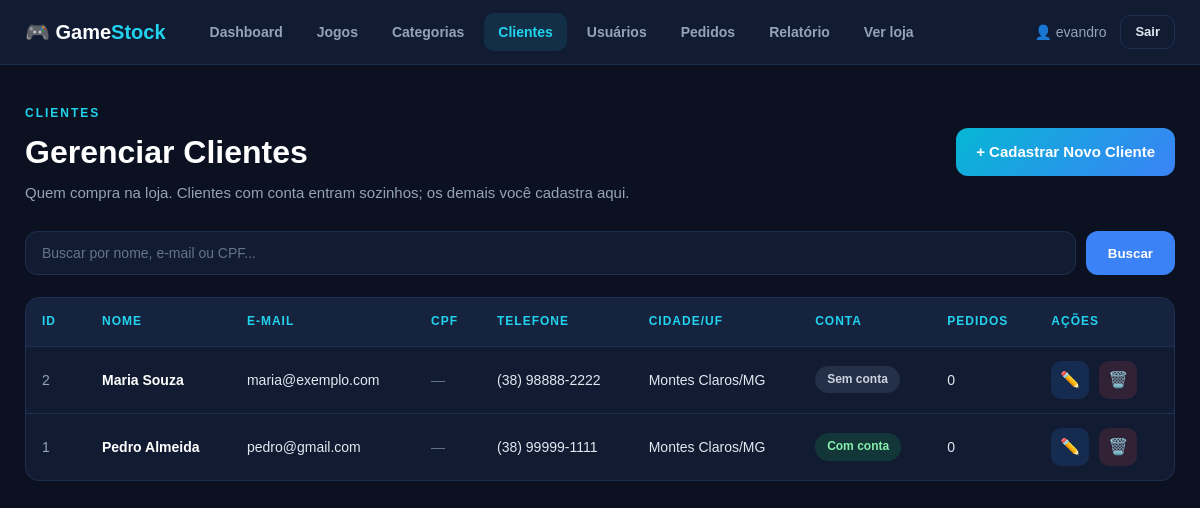
The page /admin/views/ver_clientes.php (signed in) on the database its author committed.
### tables this page shows
CREATE TABLE clientes (
    id INT AUTO_INCREMENT PRIMARY KEY,
    usuario_id INT NULL UNIQUE,
    nome VARCHAR(100) NOT NULL,
    email VARCHAR(150) NOT NULL UNIQUE,
    cpf VARCHAR(11) NULL UNIQUE,
    telefone VARCHAR(20) NULL,
    cep VARCHAR(9) NULL,
    endereco VARCHAR(200) NULL,
    cidade VARCHAR(80) NULL,
    estado CHAR(2) NULL,
    created_at TIMESTAMP DEFAULT CURRENT_TIMESTAMP,
    updated_at TIMESTAMP DEFAULT CURRENT_TIMESTAMP ON UPDATE CURRENT_TIMESTAMP,
    FOREIGN KEY (usuario_id) REFERENCES usuarios(id) ON DELETE SET NULL
);

### admin/config/conexao.php (called while the page is built, shortened)
<?php
class Conexao
{
    private static ?PDO $instancia = null;
    public static function getInstance(): PDO
    {
        if (self::$instancia === null) {
            try {
                self::$instancia = new PDO(
                    'mysql:host=' . self::HOST . ';dbname=' . self::BANCO . ';charset=utf8mb4',
                    self::USUARIO,
                    self::SENHA,
                    [
                        PDO::ATTR_ERRMODE            => PDO::ERRMODE_EXCEPTION,
                        PDO::ATTR_DEFAULT_FETCH_MODE => PDO::FETCH_ASSOC,
                    ]
                );
            } catch (PDOException $e) {
                http_response_code(500);
                exit('Erro! Não foi possível conectar ao banco. Importe o arquivo database.sql e confira o admin/config/conexao.php. Detalhe: '
                    . htmlspecialchars($e->getMessage(), ENT_QUOTES, 'UTF-8'));
            }
        }
        return self::$instancia;
    }
}
function e($valor): string
{
    return htmlspecialchars((string)$valor, ENT_QUOTES, 'UTF-8');
}
function usuario_logado(): ?array
{
    return $_SESSION['usuario'] ?? null;
}

### admin/models/clientes.php (called while the page is built, shortened)
<?php
require_once __DIR__ . '/../config/conexao.php';
class Cliente
{
    private $pdo;
    public function __construct()
    {
        $this->pdo = Conexao::getInstance();
    }
    public function listar(): array
    {
        return $this->pdo->query(
            "SELECT c.*, (SELECT COUNT(*) FROM pedidos p WHERE p.cliente_id = c.id) AS total_pedidos
             FROM clientes c
             ORDER BY c.nome ASC"
        )->fetchAll();
    }
}

### admin/views/ver_clientes.php (the view, shortened to what this page needs)
<?php
require_once __DIR__ . '/../models/clientes.php';
$model    = new Cliente();
$busca    = trim($_GET['buscar'] ?? '');
$clientes = $busca !== '' ? $model->buscar($busca) : $model->listar();
?>
<!DOCTYPE html>
<html lang="pt-br">
<head>
    <link rel="stylesheet" href="../public/css/style.css">
</head>
<body>
<header class="topbar">
    <div class="topbar-inner">
        <a class="brand" href="dashboard.php">🎮 Game<span>Stock</span></a>
        <nav class="nav">
            <a href="dashboard.php" class="">Dashboard</a>
            <a href="gerenciar_games.php" class="">Jogos</a>
            <a href="ver_categorias.php" class="">Categorias</a>
            <a href="ver_clientes.php" class="active">Clientes</a>
            <a href="ver_usuarios.php" class="">Usuários</a>
            <a href="ver_pedidos.php" class="">Pedidos</a>
            <a href="relatorio_vendas.php" class="">Relatório</a>
            <a href="../../loja/views/loja.php">Ver loja</a>
        </nav>
        <div class="topbar-user">
            <span>👤 <?= e(usuario_logado()['nome']) ?></span>
            <a href="../controllers/logout.php" class="btn-ghost">Sair</a>
        </div>
    </div>
</header>
<div class="page-container">
    <div class="page-header">
        <div>
            <span class="page-tag">CLIENTES</span>
            <h1>Gerenciar Clientes</h1>
            <p>Quem compra na loja. Clientes com conta entram sozinhos; os demais você cadastra aqui.</p>
        </div>
        <a href="cadastrar_cliente.php" class="btn-primary">+ Cadastrar Novo Cliente</a>
    </div>
    <div class="search-box">
        <form method="GET" action="">
            <input type="text" name="buscar" placeholder="Buscar por nome, e-mail ou CPF..." value="<?= e($busca) ?>">
            <button type="submit" class="btn-search">Buscar</button>
        </form>
    </div>
    <div class="table-container">
        <table>
            <thead>
                <tr>
                    <th>ID</th>
                    <th>Nome</th>
                    <th>E-mail</th>
                    <th>CPF</th>
                    <th>Telefone</th>
                    <th>Cidade/UF</th>
                    <th>Conta</th>
                    <th>Pedidos</th>
                    <th>Ações</th>
                </tr>
            </thead>
            <tbody>
            <?php if ($clientes): ?>
                <?php foreach ($clientes as $c): ?>
                    <tr>
                        <td class="id-column"><?= (int)$c['id'] ?></td>
                        <td class="game-title"><?= e($c['nome']) ?></td>
                        <td><?= e($c['email']) ?></td>
                        <td><?= $c['cpf'] ? e(Cliente::formatarCpf($c['cpf'])) : '<span class="no-image">—</span>' ?></td>
                        <td><?= $c['telefone'] ? e($c['telefone']) : '<span class="no-image">—</span>' ?></td>
                        <td><?= $c['cidade'] ? e($c['cidade'] . ($c['estado'] ? '/' . $c['estado'] : '')) : '<span class="no-image">—</span>' ?></td>
                        <td>
                            <?php if ($c['usuario_id'] !== null): ?>
                                <span class="badge badge-sim">Com conta</span>
                            <?php else: ?>
                                <span class="badge badge-nao">Sem conta</span>
                            <?php endif; ?>
                        </td>
                        <td><?= (int)$c['total_pedidos'] ?></td>
                        <td class="actions">
                            <a href="editar_cliente.php?id=<?= (int)$c['id'] ?>" class="action-edit" title="Editar cliente">✏️</a>
                            <?php if ((int)$c['total_pedidos'] === 0): ?>
                                <button type="button" class="action-delete" title="Excluir cliente"
                                        data-excluir data-id="<?= (int)$c['id'] ?>" data-nome="<?= e($c['nome']) ?>">🗑️</button>
                            <?php else: ?>
                                <span class="action-lock" title="Possui pedidos: não pode ser excluído">🔒</span>
                            <?php endif; ?>
                        </td>
                    </tr>
                <?php endforeach; ?>
            <?php else: ?>
                <tr><td colspan="9" class="empty-message">Nenhum cliente encontrado.</td></tr>
            <?php endif; ?>
            </tbody>
        </table>
    </div>
</div>
</body>
</html>

### admin/public/css/style.css (style rules this page uses)
:root { --bg: #0b1120; --painel: #111c33; --painel-2: #16233f; --borda: #1f2f4f; --texto: #e2e8f0; --texto-suave: #94a3b8; --ciano: #22d3ee; --azul: #3b82f6; --verde: #22c55e; --amarelo: #f59e0b; --vermelho: #ef4444; --raio: 14px; }
* { margin: 0; padding: 0; box-sizing: border-box; }
body { font-family: Arial, Helvetica, sans-serif; background: var(--bg); color: var(--texto); min-height: 100vh; line-height: 1.45; }
a { color: inherit; }
.page-container { width: 100%; max-width: 1400px; margin: 0 auto; padding: 35px 25px 60px; }
.topbar { background: var(--painel); border-bottom: 1px solid var(--borda); position: sticky; top: 0; z-index: 20; }
.topbar-inner { max-width: 1400px; margin: 0 auto; padding: 0 25px; height: 64px; display: flex; align-items: center; gap: 30px; }
.brand { font-size: 20px; font-weight: bold; color: #fff; text-decoration: none; white-space: nowrap; }
.brand span { color: var(--ciano); }
.nav { display: flex; gap: 6px; flex: 1; }
.nav a { text-decoration: none; color: var(--texto-suave); padding: 9px 14px; border-radius: 10px; font-size: 14px; font-weight: bold; transition: .2s; }
.nav a.active { color: var(--ciano); background: rgba(34, 211, 238, .1); }
.topbar-user { display: flex; align-items: center; gap: 14px; font-size: 14px; color: var(--texto-suave); white-space: nowrap; }
.btn-ghost { text-decoration: none; border: 1px solid var(--borda); padding: 7px 14px; border-radius: 10px; color: var(--texto); font-size: 13px; font-weight: bold; transition: .2s; }
.page-header { display: flex; align-items: center; justify-content: space-between; gap: 30px; margin-bottom: 28px; }
.page-header h1 { color: #fff; font-size: 32px; margin: 6px 0; }
.page-header p { color: var(--texto-suave); font-size: 15px; }
.page-tag { color: var(--ciano); font-size: 12px; font-weight: bold; letter-spacing: 2px; }
.btn-primary { display: inline-block; background: linear-gradient(135deg, #06b6d4, #3b82f6); color: #fff; text-decoration: none; border: none; cursor: pointer; font-size: 15px; font-weight: bold; padding: 13px 20px; border-radius: 12px; transition: .25s; white-space: nowrap; }
.search-box { margin-bottom: 22px; }
.search-box form { display: flex; gap: 10px; flex-wrap: wrap; }
.search-box input, .search-box select { background: var(--painel); border: 1px solid var(--borda); color: var(--texto); padding: 13px 16px; border-radius: 12px; font-size: 14px; outline: none; transition: .2s; }
.search-box input { flex: 1; min-width: 220px; }
.search-box input::placeholder { color: #64748b; }
.btn-search { background: var(--azul); color: #fff; border: none; padding: 13px 22px; border-radius: 12px; font-weight: bold; cursor: pointer; transition: .2s; }
.table-container { background: var(--painel); border: 1px solid var(--borda); border-radius: var(--raio); overflow-x: auto; }
table { width: 100%; border-collapse: collapse; }
thead { background: var(--painel-2); }
th { text-align: left; padding: 15px 16px; font-size: 12px; letter-spacing: 1px; text-transform: uppercase; color: var(--ciano); white-space: nowrap; }
td { padding: 14px 16px; border-top: 1px solid var(--borda); font-size: 14px; vertical-align: middle; }
tbody tr { transition: background .2s; }
.id-column { color: var(--texto-suave); width: 60px; }
.game-title { font-weight: bold; color: #fff; }
.no-image { color: #64748b; }
.badge { display: inline-block; padding: 5px 12px; border-radius: 999px; font-size: 12px; font-weight: bold; }
.actions { white-space: nowrap; }
.actions a, .actions button { display: inline-flex; align-items: center; justify-content: center; width: 38px; height: 38px; border-radius: 10px; border: none; cursor: pointer; text-decoration: none; font-size: 16px; margin-right: 6px; transition: .2s; }
.action-edit { background: rgba(59, 130, 246, .15); }
.action-delete { background: rgba(239, 68, 68, .15); }
.badge-sim { background: rgba(34, 197, 94, .15); color: #86efac; }
.badge-nao { background: rgba(148, 163, 184, .15); color: #cbd5e1; }

### rows shown on the page
clientes: id "2", nome "Maria Souza", email "maria@exemplo.com", telefone "(38) 98888-2222", cidade+estado "Montes Claros/MG", shows "Sem conta", total_pedidos "0"
clientes: id "1", nome "Pedro Almeida", email "pedro@gmail.com", telefone "(38) 99999-1111", cidade+estado "Montes Claros/MG", shows "Com conta", total_pedidos "0"

### other values the page prints
usuario_logado()['nome'] "evandro"
